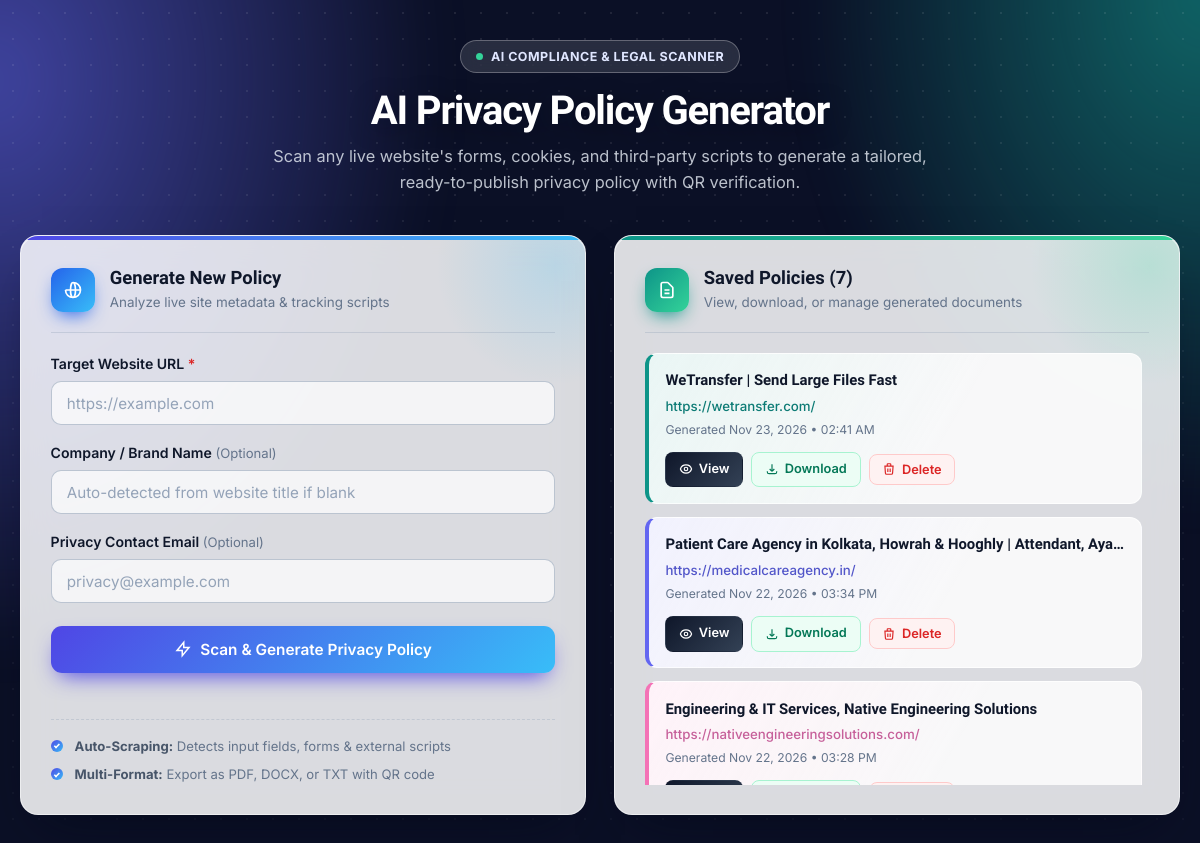
The page / on the database its author committed.
### tables this page shows
CREATE TABLE IF NOT EXISTS `policies` (
  `id` int NOT NULL AUTO_INCREMENT,
  `website_url` varchar(255) NOT NULL,
  `company_name` varchar(150) DEFAULT NULL,
  `detected_features` text,
  `policy_content` longtext NOT NULL,
  `created_at` timestamp NULL DEFAULT CURRENT_TIMESTAMP,
  PRIMARY KEY (`id`)
);

### index.php (the view, shortened to what this page needs)
<?php
require_once 'config.php';
$recentPolicies = $pdo->query("SELECT id, website_url, company_name, created_at FROM policies ORDER BY created_at DESC LIMIT 20")->fetchAll();
?>
<!DOCTYPE html>
<html lang="en">
<head>
    <link rel="stylesheet" href="assets/style.css?v=3">
</head>
<body>
    <div class="app-wrapper">
        <header class="hero-header">
            <div class="pill-badge">AI Compliance & Legal Scanner</div>
            <h1>AI Privacy Policy Generator</h1>
            <p>Scan any live website's forms, cookies, and third-party scripts to generate a tailored, ready-to-publish privacy policy with QR verification.</p>
        </header>
        <main class="split-grid">
            <section class="card scanner-card">
                <div class="card-header">
                    <div class="icon-box blue">
                        <svg width="20" height="20" fill="none" stroke="currentColor" stroke-width="2" viewBox="0 0 24 24"><path d="M21 12a9 9 0 01-9 9m9-9a9 9 0 00-9-9m9 9H3m9 9a9 9 0 01-9-9m9 9c1.657 0 3-4.03 3-9s-1.343-9-3-9m0 18c-1.657 0-3-4.03-3-9s1.343-9 3-9"/></svg>
                    </div>
                    <div>
                        <h2>Generate New Policy</h2>
                        <span class="subtitle">Analyze live site metadata & tracking scripts</span>
                    </div>
                </div>
                <form id="policyForm">
                    <div class="form-group">
                        <label for="url">Target Website URL <span class="req">*</span></label>
                        <input type="url" id="url" name="url" placeholder="https://example.com" required>
                    </div>
                    <div class="form-group">
                        <label for="company_name">Company / Brand Name <span class="opt">(Optional)</span></label>
                        <input type="text" id="company_name" name="company_name" placeholder="Auto-detected from website title if blank">
                    </div>
                    <div class="form-group">
                        <label for="contact_email">Privacy Contact Email <span class="opt">(Optional)</span></label>
                        <input type="email" id="contact_email" name="contact_email" placeholder="privacy@example.com">
                    </div>
                    <button type="submit" id="generateBtn" class="btn-primary-full">
                        <svg width="18" height="18" fill="none" stroke="currentColor" stroke-width="2" viewBox="0 0 24 24"><path d="M13 10V3L4 14h7v7l9-11h-7z"/></svg>
                        Scan & Generate Privacy Policy
                    </button>
                </form>
                <div class="feature-hints">
                    <div class="hint-item"><strong>Auto-Scraping:</strong> Detects input fields, forms & external scripts</div>
                    <div class="hint-item"><strong>Multi-Format:</strong> Export as PDF, DOCX, or TXT with QR code</div>
                </div>
            </section>
            <section class="card history-card">
                <div class="card-header">
                    <div class="icon-box indigo">
                        <svg width="20" height="20" fill="none" stroke="currentColor" stroke-width="2" viewBox="0 0 24 24"><path d="M9 12h6m-6 4h6m2 5H7a2 2 0 01-2-2V5a2 2 0 012-2h5.586a1 1 0 01.707.293l5.414 5.414a1 1 0 01.293.707V19a2 2 0 01-2 2z"/></svg>
                    </div>
                    <div>
                        <h2>Saved Policies (<?= count($recentPolicies) ?>)</h2>
                        <span class="subtitle">View, download, or manage generated documents</span>
                    </div>
                </div>
                <?php if (empty($recentPolicies)): ?>
                    <div class="empty-state">
                        <p>No policies generated yet.</p>
                        <span>Enter a website URL on the left to create your first privacy policy.</span>
                    </div>
                <?php else: ?>
                    <ul class="history-list">
                        <?php foreach ($recentPolicies as $item): ?>
                            <li class="history-item">
                                <div class="history-info">
                                    <strong title="<?= htmlspecialchars($item['company_name'] ?: 'Untitled Site') ?>">
                                        <?= htmlspecialchars($item['company_name'] ?: 'Untitled Site') ?>
                                    </strong>
                                    <a href="<?= htmlspecialchars($item['website_url']) ?>" target="_blank" class="site-url">
                                        <?= htmlspecialchars($item['website_url']) ?>
                                    </a>
                                    <small class="timestamp">
                                        Generated <?= date('M d, Y • h:i A', strtotime($item['created_at'])) ?>
                                    </small>
                                </div>
                                <div class="item-actions">
                                    <a href="view_policy.php?id=<?= (int)$item['id'] ?>" class="action-btn btn-view" title="View Policy & PDF">
                                        <svg width="14" height="14" fill="none" stroke="currentColor" stroke-width="2" viewBox="0 0 24 24"><path d="M15 12a3 3 0 11-6 0 3 3 0 016 0z"/><path d="M2.458 12C3.732 7.943 7.523 5 12 5c4.478 0 8.268 2.943 9.542 7-1.274 4.057-5.064 7-9.542 7-4.477 0-8.268-2.943-9.542-7z"/></svg>
                                        View
                                    </a>
                                    <a href="export.php?id=<?= (int)$item['id'] ?>&format=docx" class="action-btn btn-download" title="Download Word (.DOCX)">
                                        <svg width="14" height="14" fill="none" stroke="currentColor" stroke-width="2" viewBox="0 0 24 24"><path d="M4 16v1a3 3 0 003 3h10a3 3 0 003-3v-1m-4-4l-4 4m0 0l-4-4m4 4V4"/></svg>
                                        Download
                                    </a>
                                    <form method="POST" action="index.php" class="inline-form" onsubmit="return confirm('Delete this privacy policy permanently?');">
                                        <button type="submit" class="action-btn btn-delete" title="Delete Policy">
                                            <svg width="14" height="14" fill="none" stroke="currentColor" stroke-width="2" viewBox="0 0 24 24"><path d="M19 7l-.867 12.142A2 2 0 0116.138 21H7.862a2 2 0 01-1.995-1.858L5 7m5 4v6m4-6v6m1-10V4a1 1 0 00-1-1h-4a1 1 0 00-1 1v3M4 7h16"/></svg>
                                            Delete
                                        </button>
                                    </form>
                                </div>
                            </li>
                        <?php endforeach; ?>
                    </ul>
                <?php endif; ?>
            </section>
        </main>
    </div>
</body>
</html>

### rows shown on the page
policies: company_name "WeTransfer | Send Large Files Fast", website_url "https://wetransfer.com/", created_at "Nov 23, 2026 • 02:41 AM"
policies: company_name "Patient Care Agency in Kolkata, Howrah & Hooghly | Attendant,…", website_url "https://medicalcareagency.in/", created_at "Nov 22, 2026 • 03:34 PM"
policies: company_name "Engineering & IT Services, Native Engineering Solutions", website_url "https://nativeengineeringsolutions.com/", created_at "Nov 22, 2026 • 03:28 PM"

### other values the page prints
count($recentPolicies) "7"
